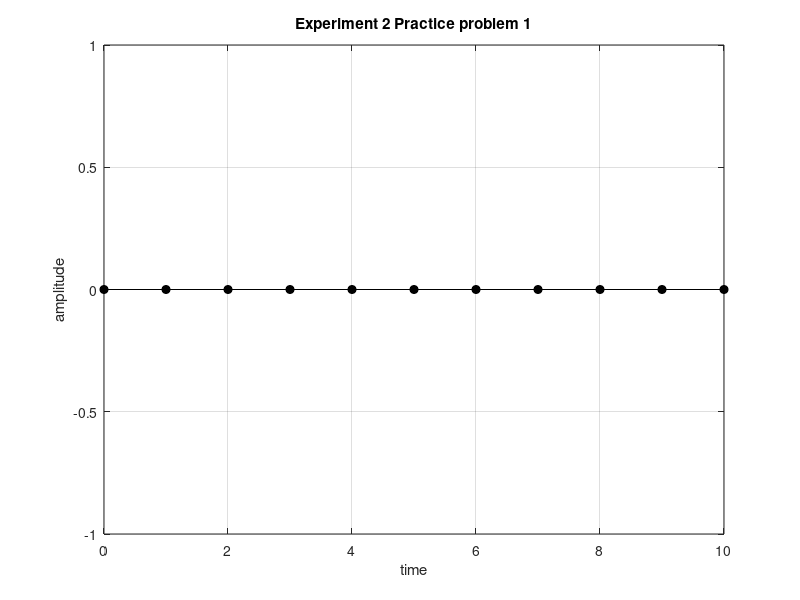

This figure's MATLAB source:
clc; close all; clear all;
t = 0:10;
r1 = t+2;
r2 = t+1;
r3 = t-2;
r4 = t-3;
y = r1-r2-r3+r4;
stem(t,y,'filled', Color='black'); grid on
xlabel('time'); ylabel('amplitude'); 
title('Experiment 2 Practice problem 1')